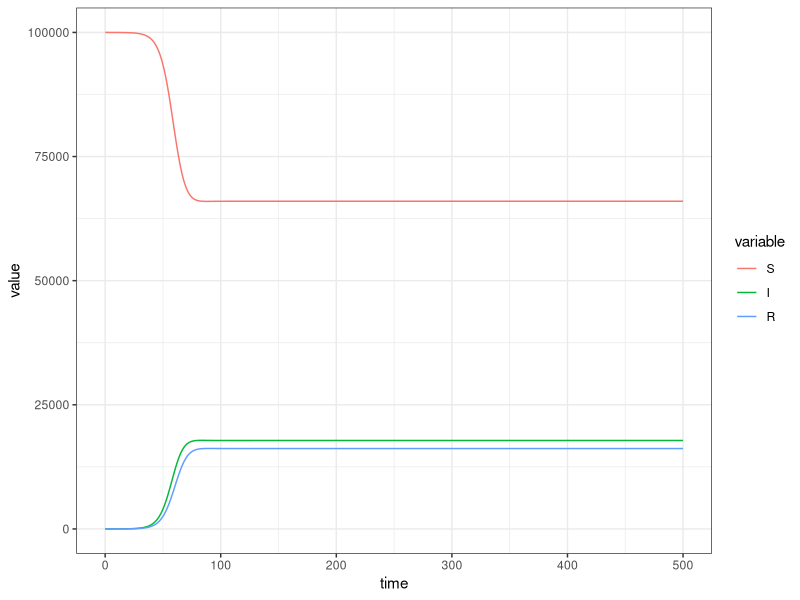
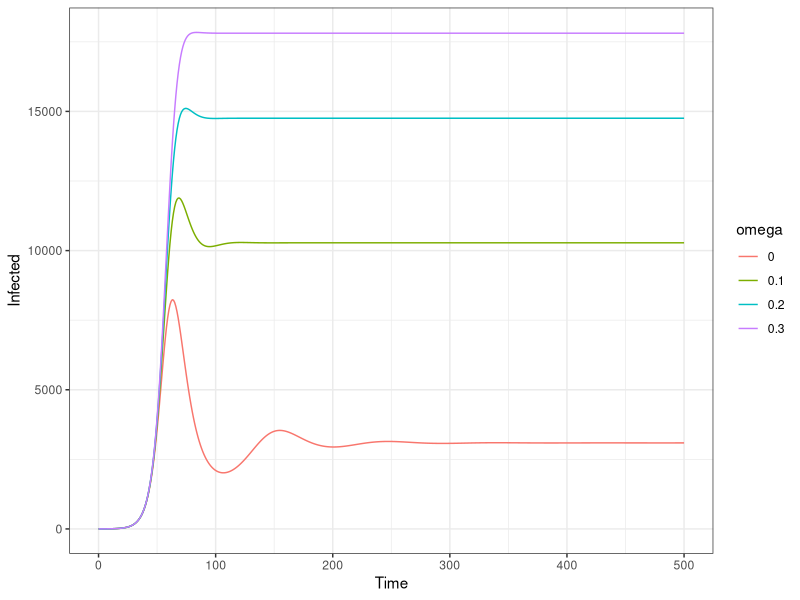
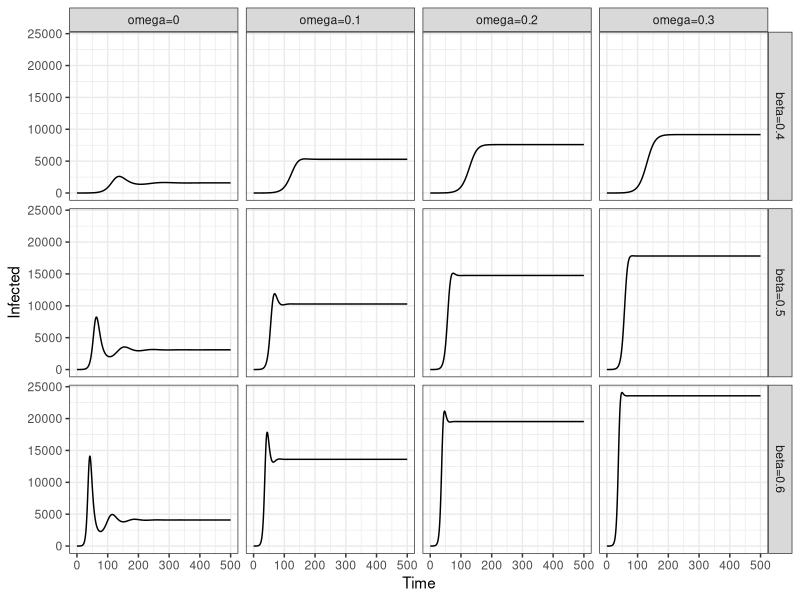

The R source for these figures, in order:
## ---- chunk 1
knitr::opts_chunk$set(echo = TRUE)
library(deSolve)
library(ggplot2)
library(reshape2)
## ---- chunk 2
#1. Define model function
OpenSIRS<-function(t, state, params) {
  with(as.list(c(state, params)),{
    N = S + I + R
    
    #SIR w/ demography equations from lecture
    dS <- -beta*S*I/N + birth*N - death*S + omega*R
    dI <- beta*S*I/N - death*I - gamma*I
    dR <- gamma*I - death*R - omega*R
    
    # return the rates of change as a list
    list(c(dS, dI, dR))
  })
}
## ---- chunk 3
#2. Define parameters and starting compartment sizes
params <- c(beta = 0.5, #effective contact rate (aka transmission rate)
                gamma = 0.3, #recovery rate (1/duration infection)
                birth = 0.03, #birth rate (per capita)
                death = 0.03, #all-cause mortality rate
                omega = 0.3 # waning immunity
)

state <- c(S = 99999, #population of 100,000, 1 person starts of infected
           I = 1, 
           R = 0
)
## ---- chunk 4
#3. Run SIRS model 
T_end <- 500 #run model for 500 time steps (e.g. months)
times <- seq(0, T_end, by = 1) #runs the model for 500 time steps (e.g. months), and computes output at each time step 
output <- ode(y = state, times = times, func = OpenSIRS, parms = params)
## ---- chunk 5
output_t <- melt(as.data.frame(output), id.vars='time')
ggplot(output_t)+
  geom_line(aes(time,value,color=variable))+
  theme_bw()
## ---- chunk 6
#Run one-way sensitivity analysis on the rate of waning immunity
omega_list <- seq(0,0.3,by=0.1) # a vector of omegas
osa_dt <- data.frame() # empty data to save outputs

for (this_omega in omega_list){
  # Update omega
  params['omega']= this_omega
  # Solve ODE
  this_output <- as.data.frame(ode(y = state, times=times, func=OpenSIRS, parms = params))
  # Save omega value in the outcome table
  this_output$omega = as.character(this_omega)
  # Stack the ode result
  osa_dt <- rbind(osa_dt, this_output)
  
}
## ---- chunk 7
# Plot the results with varying rate of waning immunity
ggplot(osa_dt)+
    geom_line(aes(x=time, y=I, color=omega, group=omega))+
    ylab("Infected")+
    xlab("Time")+
    theme_bw()
## ---- chunk 8
#Run two-way sensitivity analysis on omega & beta
omega_list <- seq(0,0.3,by=0.1) # a vector of omegas
beta_list <- seq(0.4,0.6,by=0.1) # a vector of beta values
twsa_dt <- data.frame() # data to save the ode outcomes

for (this_beta in beta_list){
  # Update beta
  params['beta'] = this_beta
  for (this_omega in omega_list){
    # update omega
    params['omega'] = this_omega
    # Run ode solver
    this_output <- as.data.frame(ode(y = state, times=times, func=OpenSIRS, parms = params))
    # Save omega
    this_output$omega = as.character(this_omega)
    # Save beta
    this_output$beta = as.character(this_beta)
    # Stack the ode result
    twsa_dt <- rbind(twsa_dt, this_output)
  }
}
## ---- chunk 9
# Change the label for omega and beta
omega_lb <- sapply(omega_list,function(x) paste0("omega=",x))
omega_lb
twsa_dt$omega <- factor(twsa_dt$omega, labels = omega_lb)
beta_lb <- sapply(beta_list,function(x) paste0("beta=",x))
beta_lb
twsa_dt$beta <- factor(twsa_dt$beta, labels = beta_lb)
# Check if label is created correctly
head(twsa_dt)

# Plot the two-way sensitivity analysis result
ggplot(twsa_dt)+
  geom_line(aes(x=time, y=I))+
  facet_grid(beta~omega)+
  ylab("Infected")+
  xlab("Time")+
  theme_bw()
